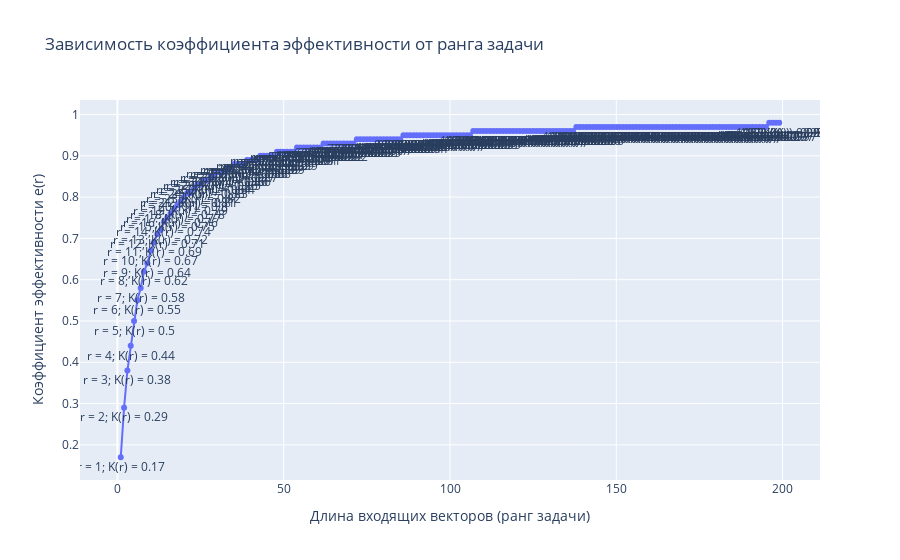

Notebook cell for this chart:
### Code cell
# Efficency coefficient graphic (dependence on problem rank)
stages_amount = 6
x_vector = []
y_vector = []
for i in range(1, 200):
    vector_1 = [random.randint(0, 63) for _ in range(i)]
    vector_2 = [random.randint(0, 63) for _ in range(i)]
    seq_pipeline = ArithmeticPipeline(vector_1, vector_2, 1, 6)
    par_pipeline = ArithmeticPipeline(vector_1, vector_2, 6, 6)
    while seq_pipeline.is_busy:
        seq_pipeline.tact()
    while par_pipeline.is_busy:
        par_pipeline.tact()
    x_vector.append(i)
    y_vector.append(round(seq_pipeline.status['tacts_done'] / 
                          (par_pipeline.status['tacts_done'] * 6), 2))
fig = go.Figure()
fig.add_trace(
    go.Scatter(x=x_vector, y=y_vector, mode='lines+markers+text',
               text=[f'r = {r}; K(r) = {y}' for r, y in enumerate(y_vector, 1)],
               textposition='bottom center')
)
fig.update_layout(title_text='Зависимость коэффициента эффективности от ранга задачи')
fig.update_xaxes(title_text='Длина входящих векторов (ранг задачи)')
fig.update_yaxes(title_text='Коэффициент эффективности e(r)')
fig.show(width=1280, height=720, autosize=True)

### Figure 1 — Plotly figure (JSON) as saved in the notebook; plotly's stock layout.template omitted (floating-point values rounded to 4 significant figures; data arrays with more than 128 entries replaced by an {"elided": "..."} marker saying what was removed)
{"data": [{"mode": "lines+markers+text", "text": {"elided": "199 str values"}, "textposition": "bottom center", "type": "scatter", "x": {"elided": "199 int values"}, "y": {"elided": "199 float values"}}], "layout": {"title": {"text": "Зависимость коэффициента эффективности от ранга задачи"}, "xaxis": {"title": {"text": "Длина входящих векторов (ранг задачи)"}}, "yaxis": {"title": {"text": "Коэффициент эффективности e(r)"}}}}
